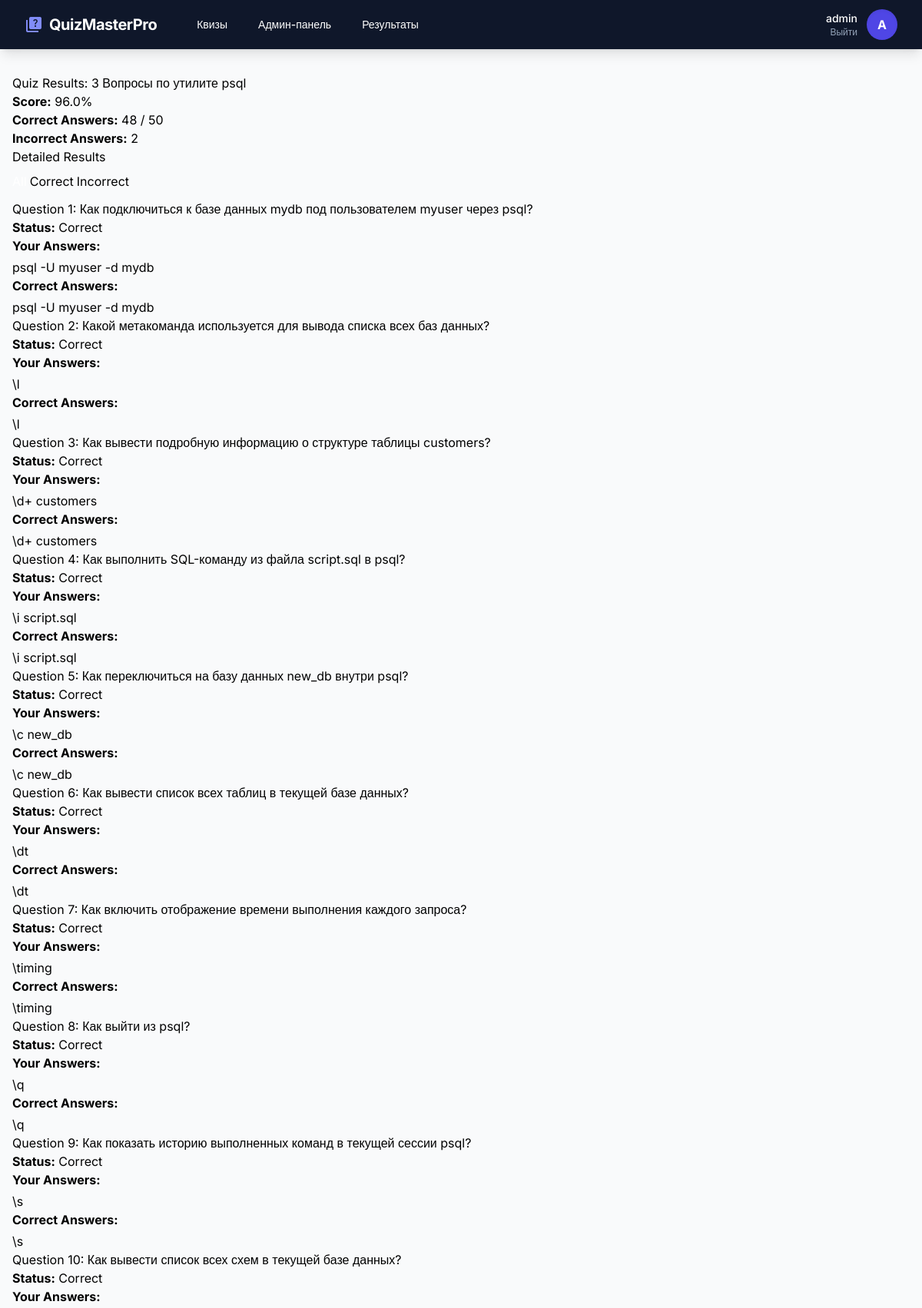
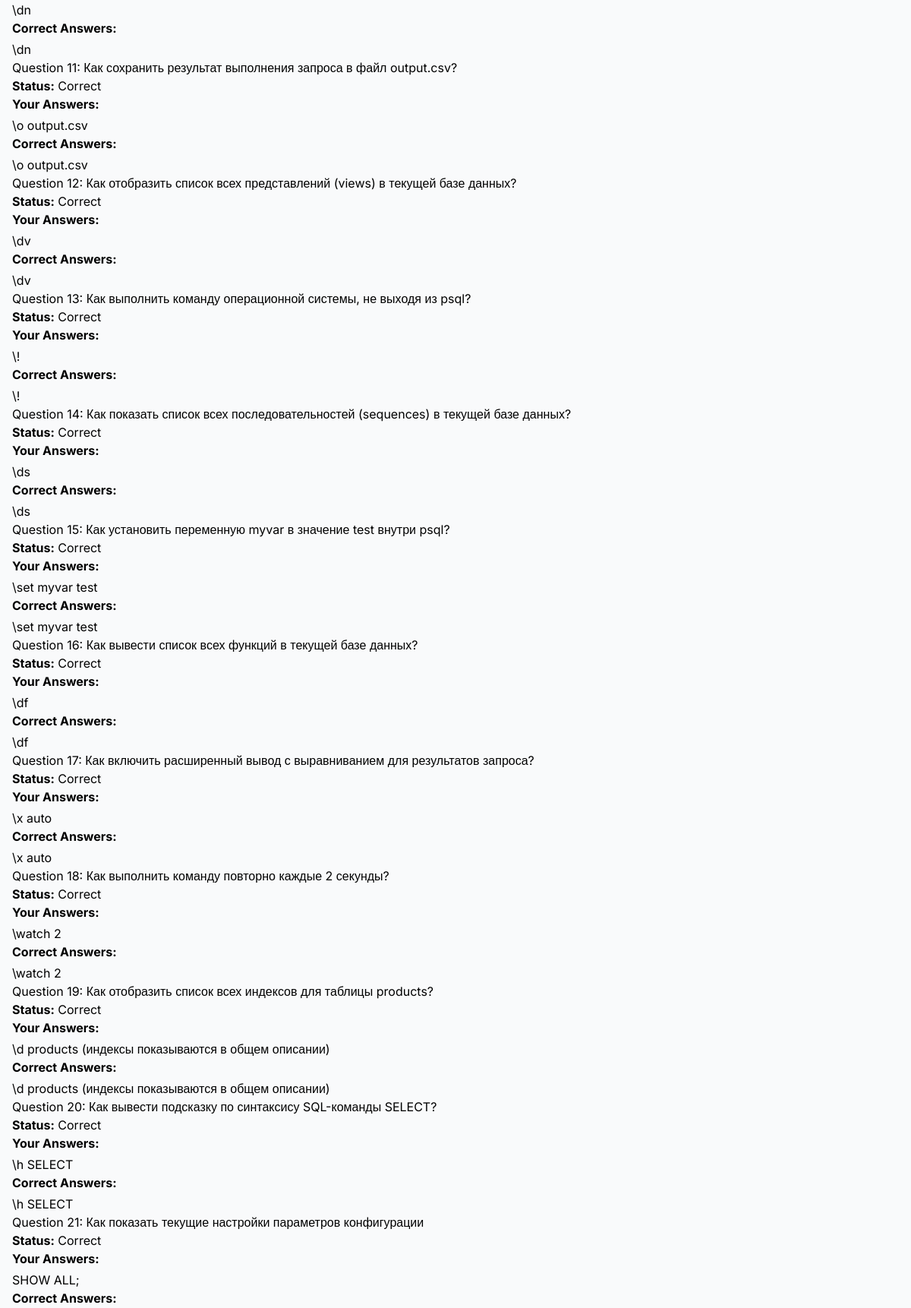
Screenshot of /quizzes/28/result (signed in, upper part) with the database file from the repository (2 pictures, top to bottom).
### app/models.py (models this page shows, shortened)
class User(db.Model, UserMixin):
    id = db.Column(db.Integer, primary_key=True)
    username = db.Column(db.String(64), index=True, unique=True)
    password_hash = db.Column(db.String(128))
    is_admin = db.Column(db.Boolean, default=False)
    created_at = db.Column(db.DateTime, default=datetime.utcnow)

class Quiz(db.Model):
    id = db.Column(db.Integer, primary_key=True)
    title = db.Column(db.String(128), nullable=False)
    description = db.Column(db.Text)
    created_at = db.Column(db.DateTime, default=datetime.utcnow)
    created_by = db.Column(db.Integer, db.ForeignKey('user.id'))
    is_active = db.Column(db.Boolean, default=True)
    questions = db.relationship('Question', backref='quiz', lazy='dynamic', cascade='all, delete-orphan')

class QuizResult(db.Model):
    id = db.Column(db.Integer, primary_key=True)
    user_id = db.Column(db.Integer, db.ForeignKey('user.id'))
    quiz_id = db.Column(db.Integer, db.ForeignKey('quiz.id'))
    score = db.Column(db.Float)
    completed_at = db.Column(db.DateTime, default=datetime.utcnow)
    details = db.Column(db.Text)  # JSON with answer details
    user = db.relationship('User', backref='results')
    quiz = db.relationship('Quiz', backref='results')

class Question(db.Model):
    id = db.Column(db.Integer, primary_key=True)
    quiz_id = db.Column(db.Integer, db.ForeignKey('quiz.id'))
    text = db.Column(db.Text, nullable=False)
    order = db.Column(db.Integer)
    answers = db.relationship('Answer', backref='question', lazy='dynamic', cascade='all, delete-orphan')

### app/routes/quiz_routes.py (the view)
@quiz_bp.route('/<int:quiz_id>/result')
@login_required
def quiz_result(quiz_id):
    result = QuizResult.query.filter_by(quiz_id=quiz_id, user_id=current_user.id).order_by(QuizResult.completed_at.desc()).first()
    if not result:
        logger.warning(f'No result found for quiz {quiz_id} and user {current_user.username}')
        flash('No result found for this quiz', 'error')
        return redirect(url_for('quiz.list_quizzes'))
    quiz_results = json.loads(result.details)  # Теперь dict: {'total_questions': ..., 'results': [...]}
    questions = Question.query.filter_by(quiz_id=quiz_id).order_by(Question.order).all()
    all_answers = Answer.query.filter(Answer.question_id.in_([q.id for q in questions])).all()
    answers_dict = {}  # {question_id: {answer_id: text}}
    for a in all_answers:
        if a.question_id not in answers_dict:
            answers_dict[a.question_id] = {}
        answers_dict[a.question_id][a.id] = a.text
    for detail in quiz_results['results']:
        q_id = detail['question_id']
        question = next((q for q in questions if q.id == q_id), None)
        if question:
            detail['question_text'] = question.text
            detail['user_answers_text'] = [answers_dict.get(q_id, {}).get(a_id, f'Unknown ({a_id})') for a_id in detail['user_answers']]
            detail['correct_answers_text'] = [answers_dict.get(q_id, {}).get(a_id, f'Unknown ({a_id})') for a_id in detail['correct_answers']]
    logger.info(f'User {current_user.username} viewed result for quiz {quiz_id}')
    return render_template('quiz/result.html',
                          quiz=Quiz.query.get(quiz_id),
                          result=result,
                          quiz_results=quiz_results)  # Передаем dict напрямую

### app/__init__.py (called while the page is built)
def create_app():
    app = Flask(__name__)
    app.config.from_object(Config)
    db.init_app(app)
    login_manager.init_app(app)
    login_manager.login_view = 'auth.login'
    from app.routes.main import main_bp
    from app.routes.auth_routes import auth_bp
    from app.routes.quiz_routes import quiz_bp
    from app.routes.admin_routes import admin_bp
    app.register_blueprint(main_bp)
    app.register_blueprint(auth_bp, url_prefix='/auth')
    app.register_blueprint(quiz_bp, url_prefix='/quizzes')
    app.register_blueprint(admin_bp)
    @login_manager.user_loader
    def load_user(user_id):
        from app.models import User
        return User.query.get(int(user_id))
    return app

### app/templates/quiz/result.html (shortened to what this page needs)
{% extends "base.html" %}
{% block content %}
<div class="card">
    <div class="card-content">
        <h2>Quiz Results: {{ quiz.title }}</h2>
        <p><strong>Score:</strong> {{ result.score }}%</p>
        <p><strong>Correct Answers:</strong> {{ quiz_results.correct_count }} / {{ quiz_results.total_questions }}</p>
        <p><strong>Incorrect Answers:</strong> {{ quiz_results.incorrect_count }}</p>
        <h3>Detailed Results</h3>
        <div id="filterButtons" class="flex flex-center mt-2 mb-3">
            <button class="btn btn-primary btn-sm filter-btn active" data-filter="all">All</button>
            <button class="btn btn-secondary btn-sm filter-btn ml-1" data-filter="correct">Correct</button>
            <button class="btn btn-error btn-sm filter-btn ml-1" data-filter="incorrect">Incorrect</button>
        </div>
        {% for detail in quiz_results.results %}
            <div class="card question-card {% if not detail.is_correct %}border-left-error{% else %}border-left-success{% endif %} filtered-{{ 'incorrect' if not detail.is_correct else 'correct' }}">
                <div class="card-content">
                    <h4>Question {{ loop.index }}: {{ detail.question_text }}</h4>
                    <p><strong>Status:</strong>
                        <span class="{% if detail.is_correct %}text-success{% else %}text-error{% endif %}">
                            {% if detail.is_correct %}Correct{% else %}Incorrect{% endif %}
                        </span>
                    </p>
                    {% if detail.user_answers %}
                        <p><strong>Your Answers:</strong></p>
                        <ul class="mt-1 your-answers-ul">
                            {% for ans_text in detail.user_answers_text %}
                                <li class="{% if detail.is_correct %}text-success{% else %}text-error{% endif %}">{{ ans_text }}</li>
                            {% endfor %}
                        </ul>
                    {% else %}
                        <p class="text-warning">No answer selected</p>
                    {% endif %}
                    <p><strong>Correct Answers:</strong></p>
                    <ul class="mt-1 correct-answers-ul">
                        {% for ans_text in detail.correct_answers_text %}
                            <li class="text-success">{{ ans_text }}</li>
                        {% endfor %}
                    </ul>
                </div>
            </div>
        {% endfor %}
    </div>
</div>
{% endblock %}

### app/templates/base.html (shortened to what this page needs)
<!DOCTYPE html>
<html lang="en">
<head>
    <script src="https://cdn.tailwindcss.com"></script>
</head>
<body class="bg-gray-50 min-h-screen flex flex-col">
    <nav class="bg-slate-900 text-white shadow-lg">
        <div class="max-w-7xl mx-auto px-4 sm:px-6 lg:px-8">
            <div class="flex justify-between h-16 items-center">
                <div class="flex items-center">
                    <a href="{{ url_for('main.index') }}" class="flex items-center space-x-2 text-xl font-bold tracking-tight">
                        <span class="material-icons text-indigo-400">quiz</span>
                        <span>QuizMasterPro</span>
                    </a>
                    <div class="hidden md:block ml-10">
                        <div class="flex items-baseline space-x-4">
                            {% if current_user.is_authenticated %}
                                <a href="{{ url_for('quiz.list_quizzes') }}" class="px-3 py-2 rounded-md text-sm font-medium hover:bg-slate-800 transition">Квизы</a>
                                {% if current_user.is_admin %}
                                    <a href="{{ url_for('admin.dashboard') }}" class="px-3 py-2 rounded-md text-sm font-medium hover:bg-slate-800 transition">Админ-панель</a>
                                    <a href="{{ url_for('admin.results_overview') }}" class="px-3 py-2 rounded-md text-sm font-medium hover:bg-slate-800 transition">Результаты</a>
                                {% endif %}
                            {% endif %}
                        </div>
                    </div>
                </div>
                <div class="flex items-center space-x-4">
                    {% if current_user.is_authenticated %}
                        <div class="flex items-center space-x-3">
                            <div class="flex flex-col items-end">
                                <span class="text-sm font-medium">{{ current_user.username }}</span>
                                <a href="{{ url_for('auth.logout') }}" class="text-xs text-slate-400 hover:text-white transition">Выйти</a>
                            </div>
                            <div class="h-10 w-10 rounded-full bg-indigo-600 flex items-center justify-center font-bold text-white shadow-inner">
                                {{ current_user.username[0] | upper }}
                            </div>
                        </div>
                    {% else %}
                        <a href="{{ url_for('auth.login') }}" class="bg-indigo-600 hover:bg-indigo-700 px-4 py-2 rounded-lg text-sm font-semibold transition shadow-md">Войти</a>
                    {% endif %}
                </div>
            </div>
        </div>
    </nav>
    <main class="flex-grow container mx-auto px-4 py-8 max-w-7xl">
        {% block content %}
        {% endblock %}
    </main>
</body>
</html>

### app/templates/base.html (style rules this page uses)
body { font-family: 'Inter', sans-serif; }

### app/templates/quiz/result.html (style rules this page uses)
.filter-btn { transition: background-color 250ms ease; border-radius: 4px; }
.filter-btn.active { background-color: var(--primary-dark) !important; color: white; }
.question-card.filtered-correct { display: block; }
.border-left-success { border-left: 4px solid var(--success); }
.text-success { color: var(--success); }

### rows the page displays
User: username "admin", username "A"
Quiz: title "3 Вопросы по утилите psql"
QuizResult: score "96.0"
Question: question_text "Как подключиться к базе данных mydb под пользователем myuser через psql?", user_answers_text "psql -U myuser -d mydb", correct_answers_text "psql -U myuser -d mydb"
Question: question_text "Какой метакоманда используется для вывода списка всех баз данных?", user_answers_text "\\l", correct_answers_text "\\l"
Question: question_text "Как вывести подробную информацию о структуре таблицы customers?", user_answers_text "\\d+ customers", correct_answers_text "\\d+ customers"
Question: question_text "Как выполнить SQL-команду из файла script.sql в psql?", user_answers_text "\\i script.sql", correct_answers_text "\\i script.sql"
Question: question_text "Как переключиться на базу данных new_db внутри psql?", user_answers_text "\\c new_db", correct_answers_text "\\c new_db"
Question: question_text "Как вывести список всех таблиц в текущей базе данных?", user_answers_text "\\dt", correct_answers_text "\\dt"
Question: question_text "Как включить отображение времени выполнения каждого запроса?", user_answers_text "\\timing", correct_answers_text "\\timing"
Question: question_text "Как выйти из psql?", user_answers_text "\\q", correct_answers_text "\\q"
Question: question_text "Как показать историю выполненных команд в текущей сессии psql?", user_answers_text "\\s", correct_answers_text "\\s"
Question: question_text "Как вывести список всех схем в текущей базе данных?", user_answers_text "\\dn", correct_answers_text "\\dn"
Question: question_text "Как сохранить результат выполнения запроса в файл output.csv?", user_answers_text "\\o output.csv", correct_answers_text "\\o output.csv"
Question: question_text "Как отобразить список всех представлений (views) в текущей базе данных?", user_answers_text "\\dv", correct_answers_text "\\dv"
Question: question_text "Как выполнить команду операционной системы, не выходя из psql?", user_answers_text "\\!", correct_answers_text "\\!"
Question: question_text "Как показать список всех последовательностей (sequences) в текущей базе данных?", user_answers_text "\\ds", correct_answers_text "\\ds"
Question: question_text "Как установить переменную myvar в значение test внутри psql?", user_answers_text "\\set myvar test", correct_answers_text "\\set myvar test"
Question: question_text "Как вывести список всех функций в текущей базе данных?", user_answers_text "\\df", correct_answers_text "\\df"
Question: question_text "Как включить расширенный вывод с выравниванием для результатов запроса?", user_answers_text "\\x auto", correct_answers_text "\\x auto"
Question: question_text "Как выполнить команду повторно каждые 2 секунды?", user_answers_text "\\watch 2", correct_answers_text "\\watch 2"
Question: question_text "Как отобразить список всех индексов для таблицы products?", user_answers_text "\\d products (индексы показываются в общем описании)", correct_answers_text "\\d products (индексы показываются в общем описании)"
Question: question_text "Как вывести подсказку по синтаксису SQL-команды SELECT?", user_answers_text "\\h SELECT", correct_answers_text "\\h SELECT"
Question: question_text "Как показать текущие настройки параметров конфигурации", user_answers_text "SHOW ALL;"

### other values shown
{{ quiz_results.correct_count }} "48"
{{ quiz_results.total_questions }} "50"
{{ quiz_results.incorrect_count }} "2"
